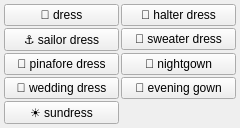
<?xml version="1.0" encoding="UTF-8"?>
<ui version="4.0">
 <class>clothes_dress_menu</class>
 <widget class="QWidget" name="clothes_dress_menu">
  <property name="geometry">
   <rect><x>0</x><y>0</y><width>240</width><height>60</height></rect>
  </property>
  <layout class="QGridLayout" name="grid">
   <property name="leftMargin"><number>4</number></property>
   <property name="topMargin"><number>4</number></property>
   <property name="rightMargin"><number>4</number></property>
   <property name="bottomMargin"><number>4</number></property>
   <property name="horizontalSpacing"><number>2</number></property>
   <property name="verticalSpacing"><number>2</number></property>
   <item row="0" column="0">
    <widget class="QPushButton" name="chk_dress">
     <property name="checkable"><bool>true</bool></property>
     <property name="text"><string>💃 dress</string></property>
     <property name="tags" stdset="0"><string>dress</string></property>
     <property name="group" stdset="0"><string>dress</string></property>
    </widget>
   </item>
   <item row="1" column="0">
    <widget class="QPushButton" name="chk_sailor_dress">
     <property name="checkable"><bool>true</bool></property>
     <property name="text"><string>⚓ sailor dress</string></property>
     <property name="tags" stdset="0"><string>sailor dress</string></property>
     <property name="group" stdset="0"><string>dress</string></property>
    </widget>
   </item>
   <item row="2" column="0">
    <widget class="QPushButton" name="chk_pinafore_dress">
     <property name="checkable"><bool>true</bool></property>
     <property name="text"><string>👗 pinafore dress</string></property>
     <property name="tags" stdset="0"><string>pinafore dress</string></property>
     <property name="group" stdset="0"><string>dress</string></property>
    </widget>
   </item>
   <item row="3" column="0">
    <widget class="QPushButton" name="chk_wedding_dress">
     <property name="checkable"><bool>true</bool></property>
     <property name="text"><string>👰 wedding dress</string></property>
     <property name="tags" stdset="0"><string>wedding dress</string></property>
     <property name="group" stdset="0"><string>dress</string></property>
    </widget>
   </item>
   <item row="4" column="0">
    <widget class="QPushButton" name="chk_sundress">
     <property name="checkable"><bool>true</bool></property>
     <property name="text"><string>☀️ sundress</string></property>
     <property name="tags" stdset="0"><string>sundress</string></property>
     <property name="group" stdset="0"><string>dress</string></property>
    </widget>
   </item>
   <item row="0" column="1">
    <widget class="QPushButton" name="chk_halter_dress">
     <property name="checkable"><bool>true</bool></property>
     <property name="text"><string>👗 halter dress</string></property>
     <property name="tags" stdset="0"><string>halter dress</string></property>
     <property name="group" stdset="0"><string>dress</string></property>
    </widget>
   </item>
   <item row="1" column="1">
    <widget class="QPushButton" name="chk_sweater_dress">
     <property name="checkable"><bool>true</bool></property>
     <property name="text"><string>🧶 sweater dress</string></property>
     <property name="tags" stdset="0"><string>sweater dress</string></property>
     <property name="group" stdset="0"><string>dress</string></property>
    </widget>
   </item>
   <item row="2" column="1">
    <widget class="QPushButton" name="chk_nightgown">
     <property name="checkable"><bool>true</bool></property>
     <property name="text"><string>🌙 nightgown</string></property>
     <property name="tags" stdset="0"><string>nightgown</string></property>
     <property name="group" stdset="0"><string>dress</string></property>
    </widget>
   </item>
   <item row="3" column="1">
    <widget class="QPushButton" name="chk_evening_gown">
     <property name="checkable"><bool>true</bool></property>
     <property name="text"><string>🌃 evening gown</string></property>
     <property name="tags" stdset="0"><string>evening gown</string></property>
     <property name="group" stdset="0"><string>dress</string></property>
    </widget>
   </item>
  </layout>
 </widget>
 <resources/>
 <connections/>
</ui>
